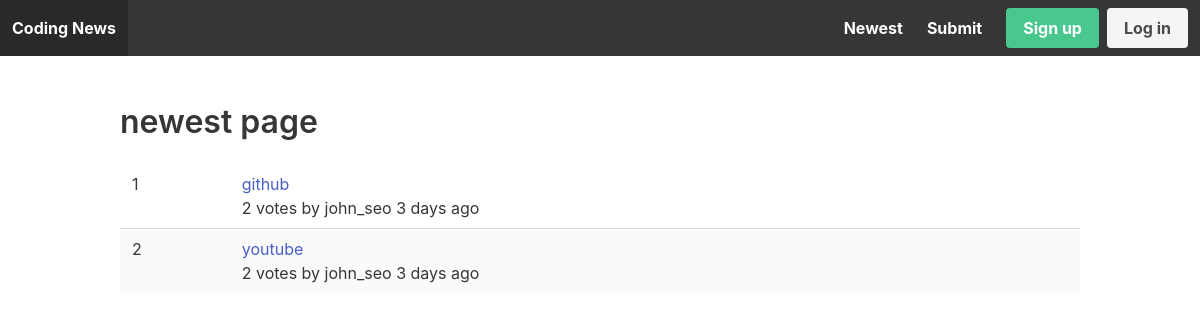
Before: /newest/ with the older database file.
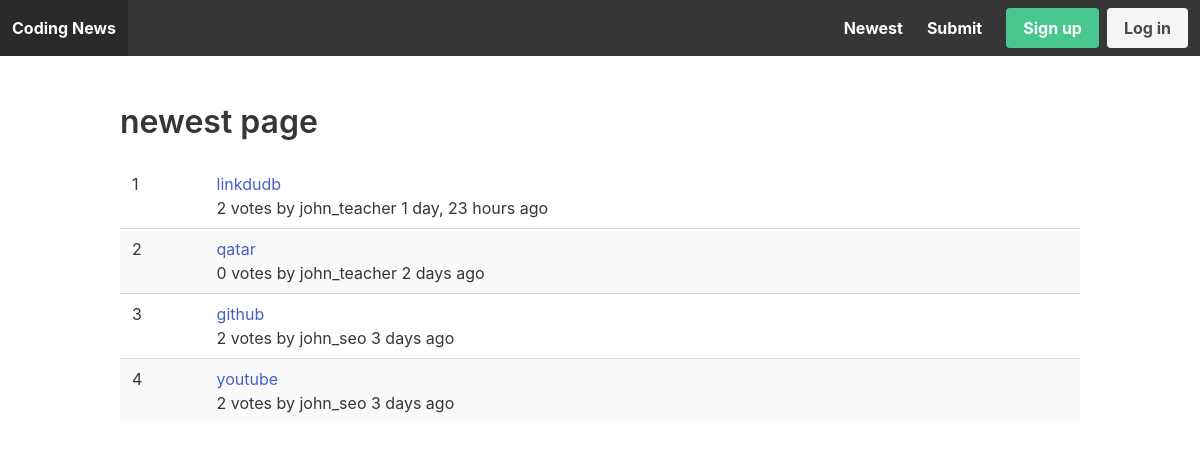
After: the same page with the newer database file.
### apps/story/models.py (models this page shows, shortened)
class Story(models.Model):
    title = models.CharField(max_length=200)
    url = models.URLField()
    number_of_votes = models.IntegerField(default=1)
    content = models.TextField()
    created_by = models.ForeignKey(User, related_name='stories', on_delete=models.CASCADE)
    created_at = models.DateTimeField(auto_now_add=True)
    updated_at = models.DateTimeField(auto_now=True)
    class Meta:
        ordering = ['-created_at']  # Order stories by creation date, newest first

### apps/story/views.py (the view)
# urls.py: path('newest/', newest, name='newest'),
def newest(request):
    stories = Story.objects.all()[0:200]
    return render(request, 'story/newest.html', {'stories': stories})

### apps/story/templates/story/newest.html
{% extends 'core/base.html' %}
{% block content %}
  <div class="container">
    <div class="columns">
      <div class="column is-12">
        <h1 class="title">newest page</h1>
      </div>
    </div>
    <div class="columns">
      <div class="column is-12">
        <table class="table is-striped is-fullwidth">
          <tbody>
            {% for story in stories %}
              <tr>
                <td>{{ forloop.counter }}</td>
                <td>
                  <a href="{ story.url }" target="_blank">{{story.title}}</a>
                  <p>{{story.number_of_votes}} votes by {{ story.created_by.username}} {{ story.created_at | timesince }} ago </p>
                </td>
              </tr>
            {% endfor %}
          </tbody>
      </div>
    </div>
{% endblock %}

Changed rows visible on the page:
added Story: title "linkdudb", number_of_votes "2", created_by.username "john_teacher", created_at "1 day, 23 hours"
added Story: title "qatar", number_of_votes "0", created_by.username "john_teacher", created_at "2 days"
